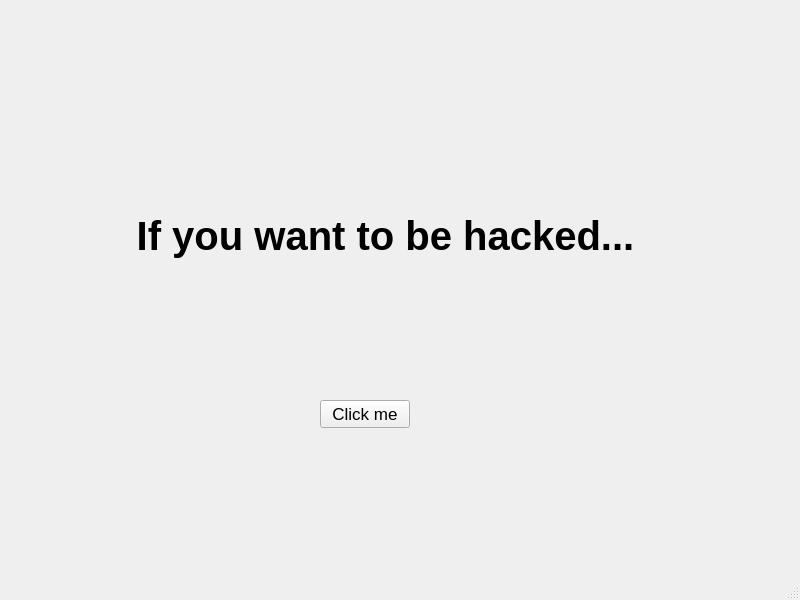
<?xml version="1.0" encoding="UTF-8"?>
<ui version="4.0">
 <class>MainWindow</class>
 <widget class="QMainWindow" name="MainWindow">
  <property name="geometry">
   <rect>
    <x>0</x>
    <y>0</y>
    <width>800</width>
    <height>600</height>
   </rect>
  </property>
  <property name="windowTitle">
   <string>MainWindow</string>
  </property>
  <widget class="QWidget" name="centralwidget">
   <widget class="QLabel" name="hackedTitle">
    <property name="geometry">
     <rect>
      <x>110</x>
      <y>180</y>
      <width>551</width>
      <height>111</height>
     </rect>
    </property>
    <property name="font">
     <font>
      <pointsize>30</pointsize>
      <weight>75</weight>
      <bold>true</bold>
     </font>
    </property>
    <property name="text">
     <string>If you want to be hacked...</string>
    </property>
    <property name="alignment">
     <set>Qt::AlignCenter</set>
    </property>
   </widget>
   <widget class="QPushButton" name="pushButton">
    <property name="geometry">
     <rect>
      <x>320</x>
      <y>400</y>
      <width>90</width>
      <height>28</height>
     </rect>
    </property>
    <property name="font">
     <font>
      <pointsize>13</pointsize>
     </font>
    </property>
    <property name="text">
     <string>Click me</string>
    </property>
   </widget>
  </widget>
  <widget class="QMenuBar" name="menubar">
   <property name="geometry">
    <rect>
     <x>0</x>
     <y>0</y>
     <width>800</width>
     <height>22</height>
    </rect>
   </property>
  </widget>
  <widget class="QStatusBar" name="statusbar"/>
 </widget>
 <resources/>
 <connections/>
</ui>
